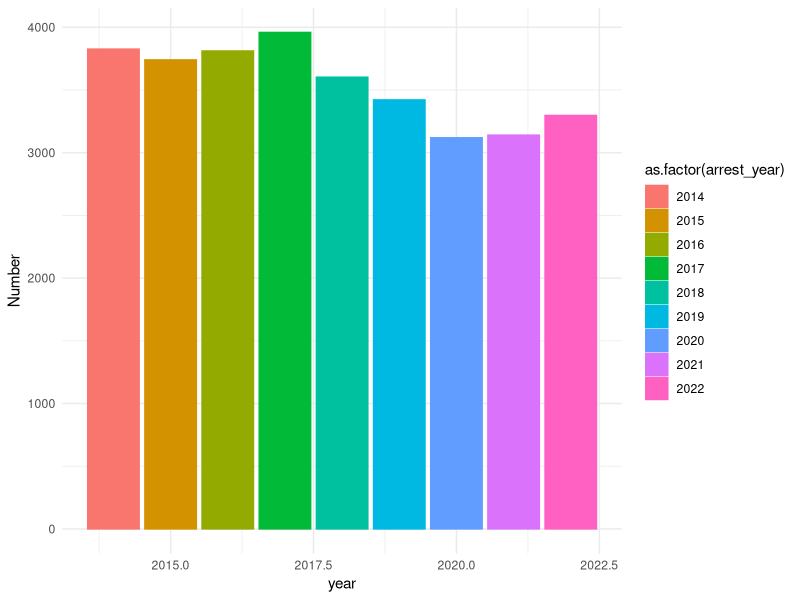
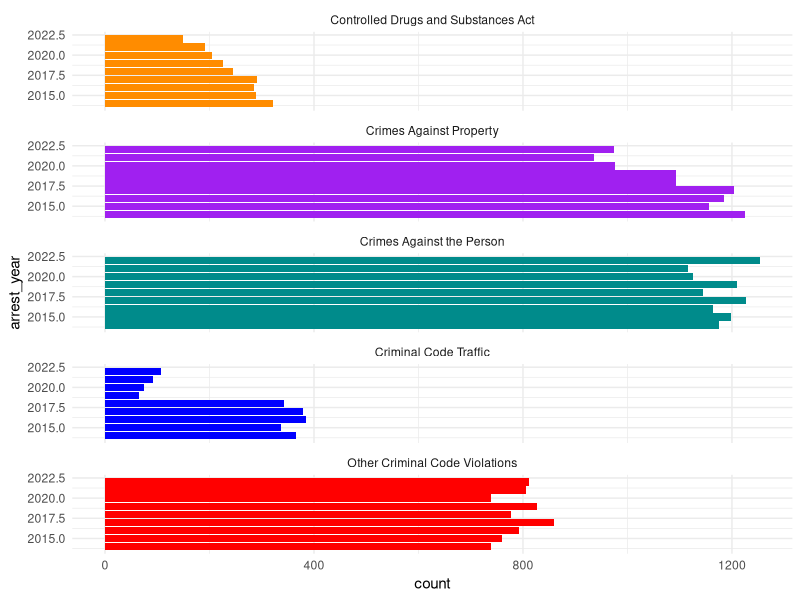
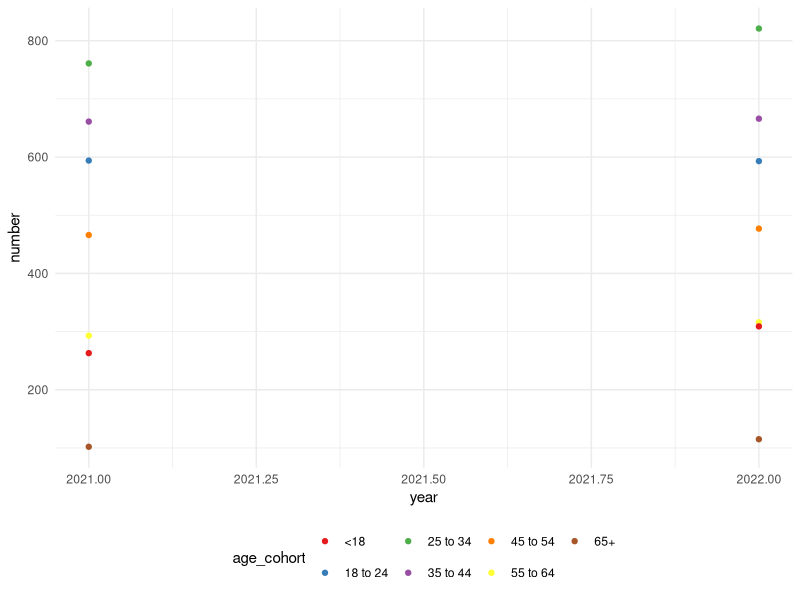
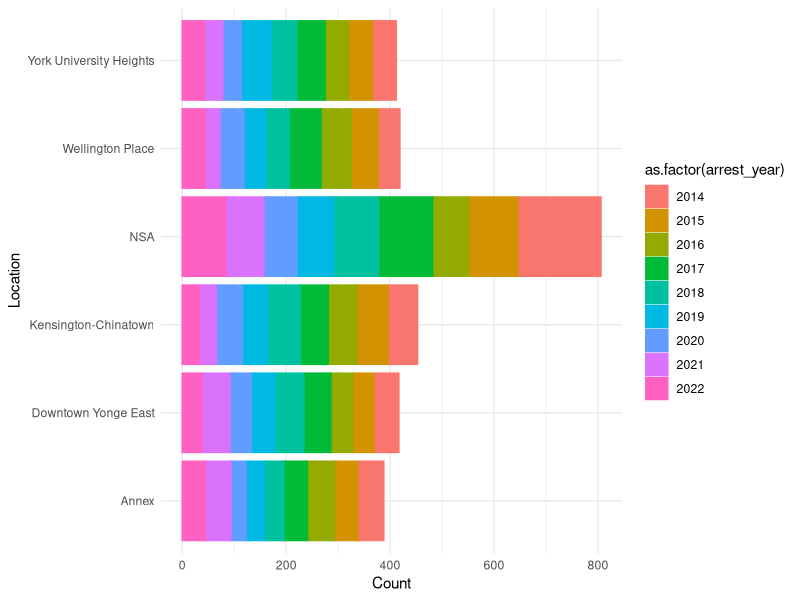
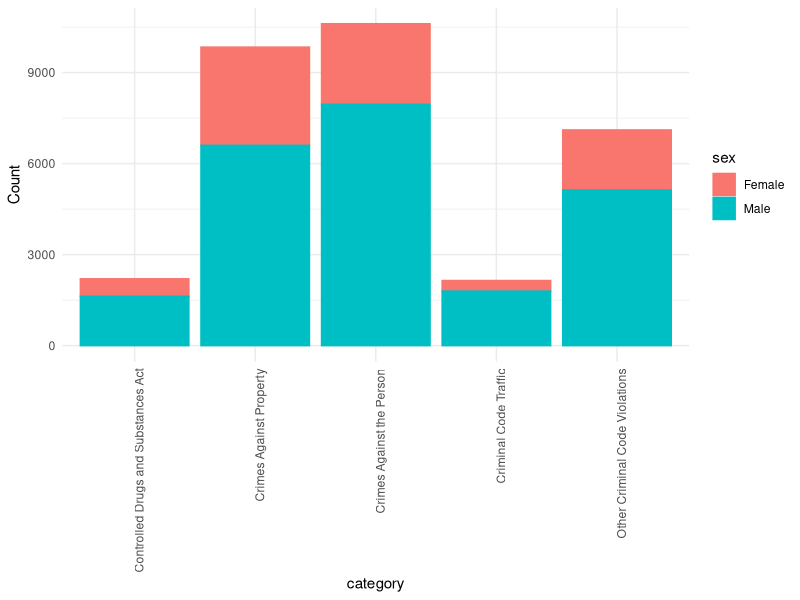
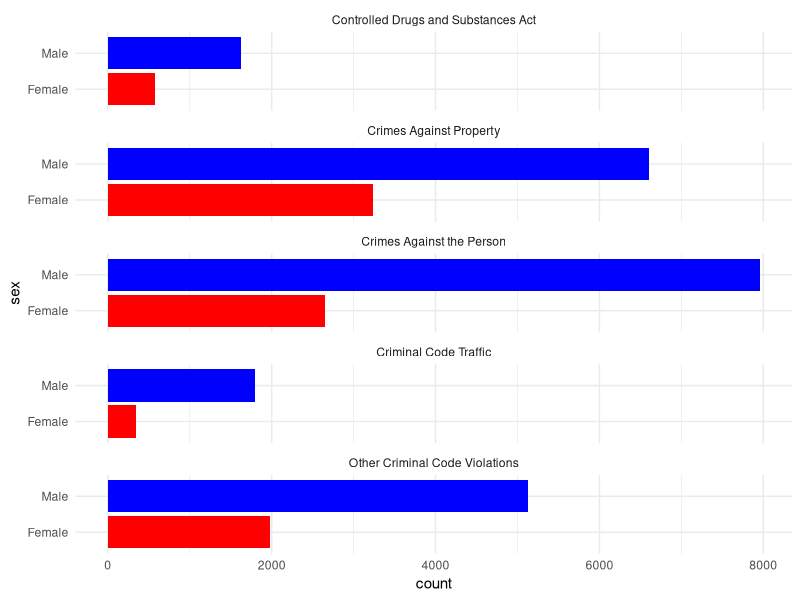
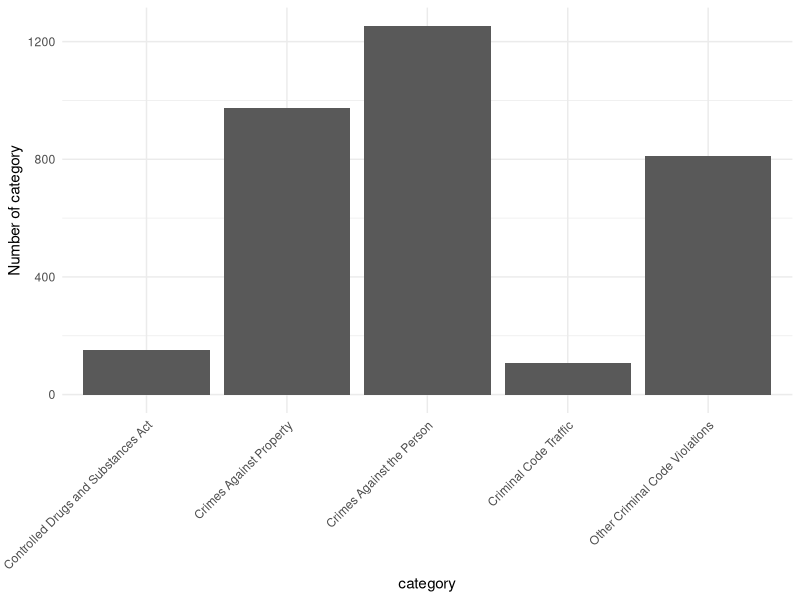

Generate these figures, in order, with R:
## ---- chunk 1
#| include: false
#| warning: false
#| message: false

library(tidyverse)
library(palmerpenguins)
## ---- chunk 2
#| label: fig-overall
#| fig-cap: Relationship between crimes category and width
#| echo: false
#| warning: false
#| message: false

police_overall_data <-
  read_csv(file = here::here(
    "outputs/data/clean_data.csv"),
    show_col_types = FALSE
  )


police_overall_data |> 
  ggplot(aes(x =arrest_year,fill = as.factor(arrest_year), color =as.factor(arrest_year))) +
   geom_bar() +
    
  theme_minimal() +# Make the theme neater
  labs(x = "year", y = "Number") # Make labels more meaningful
## ---- chunk 3
#| label: category-figue
#| fig-cap: Relationship between crimes  and year
#| echo: false
#| warning: false
#| message: false

police_data <-
  read_csv(file = here::here(
    "outputs/data/clean_data.csv"),
    show_col_types = FALSE
  )


 police_data |> 
  ggplot(aes(x =arrest_year,fill =category)) +
  geom_bar(alpha = 0.8) +
  scale_fill_manual(values = c("darkorange","purple","cyan4","blue","red"),
                    guide = "none")+

  geom_bar() +
  theme_minimal() +# Make the theme neater
    facet_wrap(~category, ncol = 1) +
  coord_flip()

## ---- chunk 4
#| label: fig-bills
#| fig-cap: Bills of penguins
#| echo: false

year_data <-
  read_csv(file = here::here(
    "outputs/data/combinde_data.csv"),
    show_col_types = FALSE
  )

year_data|>
  ggplot(aes(x = year, y = n, color = as.factor(age_cohort))) +
  geom_point() +
  theme_minimal() +
  labs(x = "year", y = "number", color = "age_cohort") +
  scale_color_brewer(palette = "Set1") +
  theme(legend.position = "bottom")


## ---- chunk 5
#| label: locate-plane
#| fig-cap: Relationship between crimes category and width
#| echo: false
#| warning: false
#| message: false

police_locate_data <-
  read_csv(file = here::here(
    "outputs/data/clean_data.csv"),
    show_col_types = FALSE
  )|>filter(neighbourhood  %in% c("Annex","Downtown Yonge East","Kensington-Chinatown","NSA",	
                         "Wellington Place","York University Heights"))
 

police_locate_data |> ggplot(aes(x = neighbourhood, fill = as.factor(arrest_year), color = as.factor(arrest_year))) +
  geom_bar(position = "stack") +
  theme_minimal() +
  labs(x = "Location", y = "Count")+
   coord_flip()


## ---- chunk 6
#| label: gender-planes
#| fig-cap: Relationship between crimes category and width
#| echo: false
#| warning: false
#| message: false

police_gender_data <-
  read_csv(file = here::here(
    "outputs/data/clean_data.csv"),
    show_col_types = FALSE
  )
 

police_gender_data |> 
  # Use ggplot to create a stacked bar plot for police age data
  ggplot(aes(x =category, fill = sex, color = sex)) +
  geom_bar(position = "stack") +  # Create a stacked bar plot
  theme_minimal() +# Use a minimal theme
  theme(axis.text.x = element_text(angle = 90, hjust = 1)) +
  labs(x = "category", y = "Count")  # Set meaningful axis labels

## ---- chunk 7
#| label: figue
#| fig-cap: Relationship between crimes category and width
#| echo: false
#| warning: false
#| message: false

sex_data <-
  read_csv(file = here::here(
    "outputs/data/clean_data.csv"),
    show_col_types = FALSE
  )


 sex_data |> 
  ggplot(aes(x =sex,fill =sex)) +
  geom_bar(alpha = 0.8) +
  scale_fill_manual(values = c("red","blue"),
                    guide = "none")+

  geom_bar() +
  theme_minimal() +# Make the theme neater
    facet_wrap(~category, ncol = 1) +
  coord_flip()

## ---- chunk 8
#| label: fig-planes
#| fig-cap: Relationship between crimes category and width
#| echo: false
#| warning: false
#| message: false

analysis_data <-
  read_csv(file = here::here(
    "outputs/data/analysis_2022_category_data.csv"),
    show_col_types = FALSE
  )

 

 analysis_data |> 
  ggplot(aes(x =category)) +
  geom_bar() +
  theme_minimal() +# Make the theme neater
    theme(axis.text.x = element_text(angle = 45, hjust = 1))+
  labs(x = "category", y = "Number of category") # Make labels more meaningful
